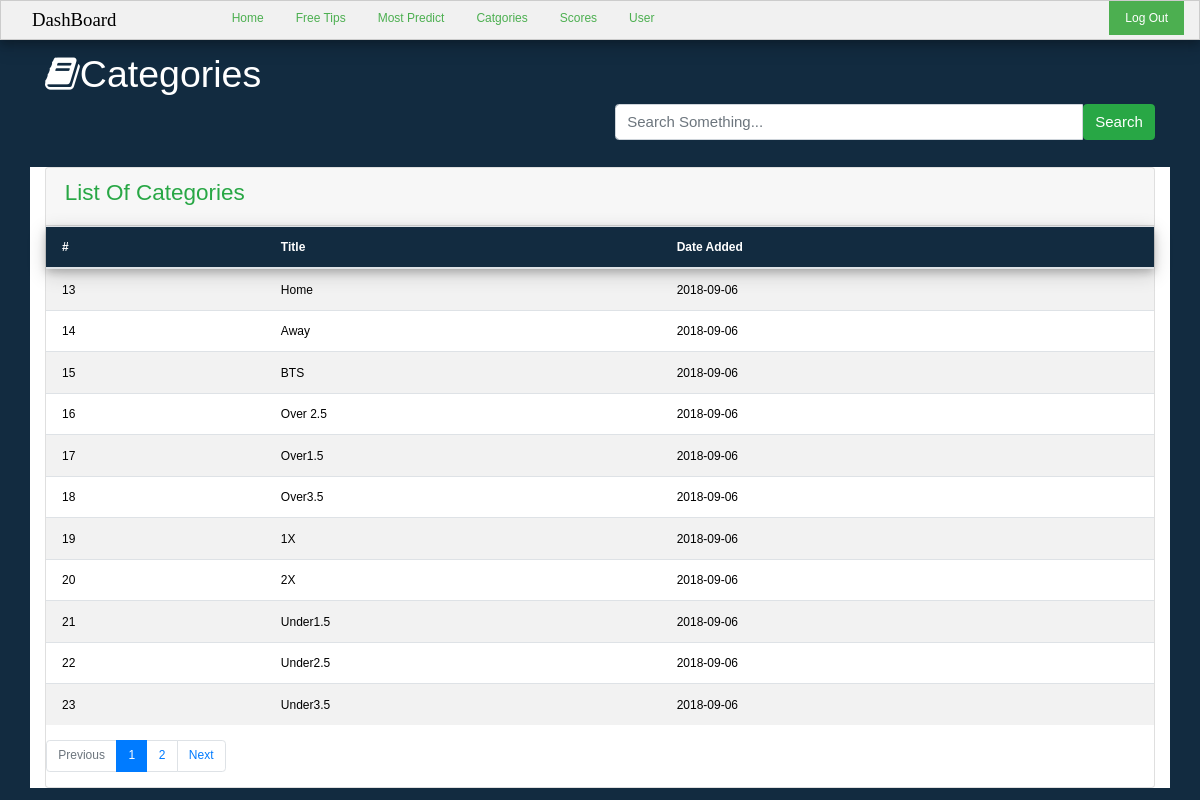
The page /dash/category-page.php on the database its author committed.
### tables this page shows
CREATE TABLE IF NOT EXISTS `category_tb` (
  `Id_category` int(11) NOT NULL,
  `category` varchar(50) NOT NULL,
  `dataposted` date NOT NULL,
  PRIMARY KEY (`Id_category`)
);

### database/Models.php (called while the page is built, shortened)
<?php
class Model {
    private $charset="utf8";
    protected function connect(){
        $this->dbhost=db_host;
        $this->dbuser=db_user;
        $this->dbpassword=db_pass;
        $this->dbname=db_name;
        try{
        $pdo_db = "mysql:host=".$this->dbhost.";dbname=".$this->dbname.";charset=".$this->charset;
        $this->CONN = new PDO($pdo_db, $this->dbuser, $this->dbpassword);
        $this->CONN->setAttribute(PDO::ATTR_ERRMODE, PDO::ERRMODE_EXCEPTION);
        return $this->CONN;
        }
        catch (PDOException $e ){
            echo $e->getMessage();
        }
    }
}

### database/Controllers.php (the view, shortened to what this page needs)
<?php
require_once 'Models.php';
class Controllers extends Model{
    public function GetCategoryTable(){
        try{
        $sql_query = "select * from category_tb";
        $stmt = $this->connect()->query($sql_query);
        while ($row = $stmt->fetch(PDO::FETCH_ASSOC)) {
          $table='  <tr>
                            <td scope="row">'.$row['Id_category'].'</td>
                            <td>'.$row['category'].'</td>
                            <td>'.$row['dataposted'].'</td>
                        </tr>';
          echo $table;
        }
        }
 catch (Exception $e){
            echo $e->getMessage();
        }
    }
}

### include/header_start.php (shortened to what this page needs)
<!DOCTYPE html>
<html>
    <head>

### include/header_end.php (shortened to what this page needs)
    <link rel="stylesheet" href="https://cdnjs.cloudflare.com/ajax/libs/font-awesome/4.7.0/css/font-awesome.min.css">
    <link rel="stylesheet" href="../res/w3-3.css" type="text/css"/>
    <link rel="stylesheet" type="text/css" href="../res/bootstrap.css"/>
    <link rel="stylesheet" href="../res/mainstyle.css"/>
</head>
<body>

### dash/navgetion-bar.php
<header class="container-fluid w3-bar w3-border w3-light-grey w3-card-4">
    <nav class="row">
        <div class="col-md-2">
            <a class="navbar-brand w3-margin-left"><i class="fa fa-setting">DashBoard</i></a>
        </div>
        <div class="col-md-10">
            <a href="dashborad.php" class="w3-bar-item w3-button w3-text-green">Home</a>
            <a href="freetips-page.php" class="w3-bar-item w3-button w3-text-green">Free Tips</a>
            <a href="most-page.php" class="w3-bar-item w3-button w3-text-green">Most Predict</a>
            <a href="category-page.php" class="w3-bar-item w3-button w3-text-green">Catgories</a>
            <a href="#" class="w3-bar-item w3-button w3-text-green">Scores</a>
            <a href="#" class="w3-bar-item w3-button w3-text-green">User</a>
            <a href="login-wp.php" class="w3-bar-item w3-button w3-green w3-right">Log Out</a>
            <a class="w3-bar-item  w3-right"><?Php if(isset($_SESSION['email'])){
            echo $_SESSION['email'];}?></a>
        </div>
    </nav>
</header>

### dash/category-page.php (shortened to what this page needs)
<?Php require_once '../include/header_start.php';
    include_once '../functions.php';?>
<?Php require_once '../include/header_end.php';?>
<?Php require_once 'navgetion-bar.php';?>
<?Php require_once '../database/Controllers.php';?>
<section class="w3-padding-12">
    <div class="container">
        <div class="row w3-row">
            <div class="col-md-6">
                <h1><i class="fa fa-book"></i>Categories</h1>
            </div>
            <div class="col-md-6 offset-md-6">
                <form>
                    <div class="form-group input-group">
                        <input class="form-control" name="search" placeholder="Search Something..." type="text"/>
                        <span class="input-group-btn">
                            <button class="btn btn-success">Search</button>
                        </span>
                    </div>
                </form>
            </div>
        </div>
    </div>
</section>
<div class="container w3-white">
    <div class="row w3-row">
        <div class="col">
            <div class="card">
                <div class="card-header">
                    <h4 class="text-success">List Of Categories</h4>
                </div>
                <table class="table w3-table table-striped">
                    <thead class="w3-card-4">
                        <tr>
                            <th>#</th>
                            <th>Title</th>
                            <th>Date Added</th>
                        </tr>
                    </thead>
                    <tbody>
                        <?php $categorytable=new Controllers();
                            $categorytable->GetCategoryTable();
                                ?>
                    </tbody>
                </table>
                <nav class="m1-4">
                    <ul class="pagination">
                        <li class="page-item disabled"><a href="#" class="page-link">Previous</a></li>
                        <li class="page-item active"><a href="#" class="page-link">1</a></li>
                        <li class="page-item"><a href="#" class="page-link">2</a></li>
                        <li class="page-item"><a href="#" class="page-link">Next</a></li>
                    </ul>
                </nav>
            </div>
        </div>
    </div>
</div>

### res/w3-3.css (style rules this page uses)
*,*:before,*:after { box-sizing:inherit }
html { -ms-text-size-adjust:100%;-webkit-text-size-adjust:100% }
body { margin:0 }
article,aside,details,figcaption,figure,footer,header,main,menu,nav,section,summary { display:block }
a { background-color:transparent;-webkit-text-decoration-skip:objects }
button,input,select,textarea { font:inherit;margin:0 }
button,input { overflow:visible }
button,select { text-transform:none }
button,html [type=button],[type=reset],[type=submit] { -webkit-appearance:button }
html,body { font-family:Verdana,sans-serif;font-size:15px;line-height:1.5 }
html { overflow-x:hidden }
h1,h2,h3,h4,h5,h6,.w3-slim,.w3-wide { font-family:"Segoe UI",Arial,sans-serif }
h1 { font-size:36px }
h4 { font-size:20px }
h1,h2,h3,h4,h5,h6 { font-weight:400;margin:10px 0 }
a { color:inherit }
.w3-table,.w3-table-all { border-collapse:collapse;border-spacing:0;width:100%;display:table }
.w3-table td,.w3-table th,.w3-table-all td,.w3-table-all th { padding:8px 8px;display:table-cell;text-align:left;vertical-align:top }
.w3-table th:first-child,.w3-table td:first-child,.w3-table-all th:first-child,.w3-table-all td:first-child { padding-left:16px }
.w3-btn,.w3-btn-block,.w3-button { border:none;display:inline-block;outline:0;padding:6px 16px;vertical-align:middle;overflow:hidden;text-decoration:none!important;color:#fff;background-color:#000;text-align:center;cursor:pointer;white-space:nowrap }
.w3-button { color:#000;background-color:#f1f1f1;padding:8px 16px }
.w3-btn,.w3-btn-floating,.w3-btn-floating-large,.w3-closenav,.w3-opennav,.w3-btn-block,.w3-button { -webkit-touch-callout:none;-webkit-user-select:none;-khtml-user-select:none;-moz-user-select:none;-ms-user-select:none;user-select:none }
.w3-bar { width:100%;overflow:hidden }
.w3-bar .w3-bar-item { padding:8px 16px;float:left;background-color:inherit;color:inherit;width:auto;border:none;outline:none;display:block }
.w3-bar .w3-button { background-color:inherit;color:inherit;white-space:normal }
.w3-container:after,.w3-container:before,.w3-panel:after,.w3-panel:before,.w3-row:after,.w3-row:before,.w3-row-padding:after,.w3-row-padding:before,.w3-cell-row:before,.w3-cell-row:after, .w3-topnav:after,.w3-topnav:before,.w3-clear:after,.w3-clear:before,.w3-btn-group:before,.w3-btn-group:after,.w3-btn-bar:before,.w3-btn-bar:after,.w3-bar:before,.w3-bar:after { content:"";display:table;clear:both }
.w3-right { float:right!important }
.w3-border { border:1px solid #ccc!important }
.w3-margin-left { margin-left:16px!important }
.w3-padding-12 { padding-top:12px!important;padding-bottom:12px!important }
.w3-card-4,.w3-hover-shadow:hover { box-shadow:0 4px 8px 0 rgba(0,0,0,0.2),0 6px 20px 0 rgba(0,0,0,0.19)!important }
.w3-green,.w3-hover-green:hover { color:#fff!important;background-color:#4CAF50!important }
.w3-white,.w3-hover-white:hover { color:#000!important;background-color:#fff!important }
.w3-light-grey,.w3-hover-light-grey:hover,.w3-light-gray,.w3-hover-light-gray:hover { color:#000!important;background-color:#f1f1f1!important }
.w3-text-green,.w3-hover-text-green:hover { color:#4CAF50!important }

### res/mainstyle.css (style rules this page uses)
body { margin: 0px; font-size: 12px; font-family: Arial,Helvetica,sans-serif; background-color: #122b40; color: #fff; }
a { color: #fff; display: block; text-decoration: none; }
.w3-card-4 { background:#122b40; color: #fff; }

### rows shown on the page
category_tb: Id_category "13", category "Home", dataposted "2018-09-06"
category_tb: Id_category "14", category "Away", dataposted "2018-09-06"
category_tb: Id_category "15", category "BTS", dataposted "2018-09-06"
category_tb: Id_category "16", category "Over 2.5", dataposted "2018-09-06"
category_tb: Id_category "17", category "Over1.5", dataposted "2018-09-06"
category_tb: Id_category "18", category "Over3.5", dataposted "2018-09-06"
category_tb: Id_category "19", category "1X", dataposted "2018-09-06"
category_tb: Id_category "20", category "2X", dataposted "2018-09-06"
category_tb: Id_category "21", category "Under1.5", dataposted "2018-09-06"
category_tb: Id_category "22", category "Under2.5", dataposted "2018-09-06"
category_tb: Id_category "23", category "Under3.5", dataposted "2018-09-06"
